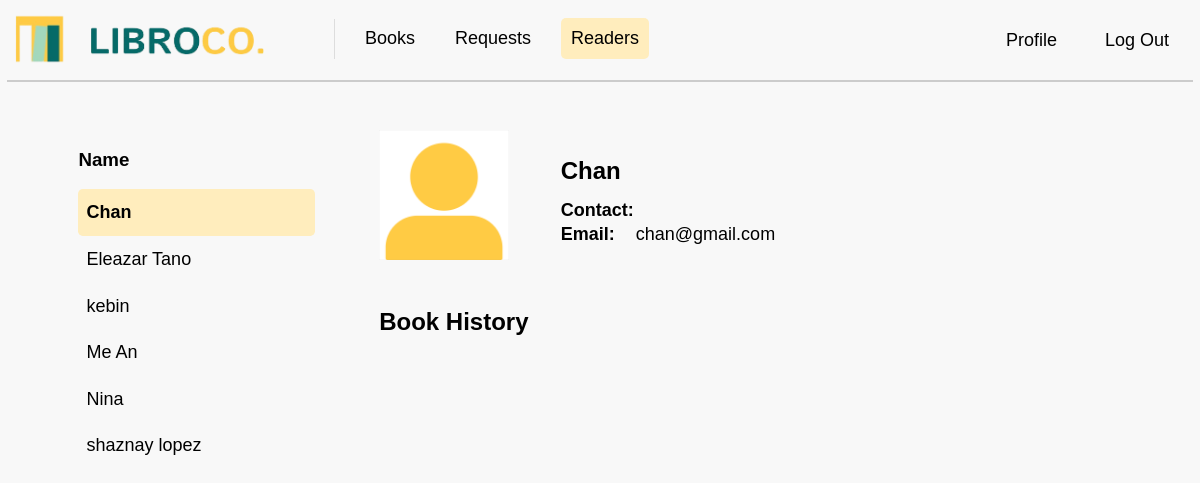
Before: /readers with the older database file.
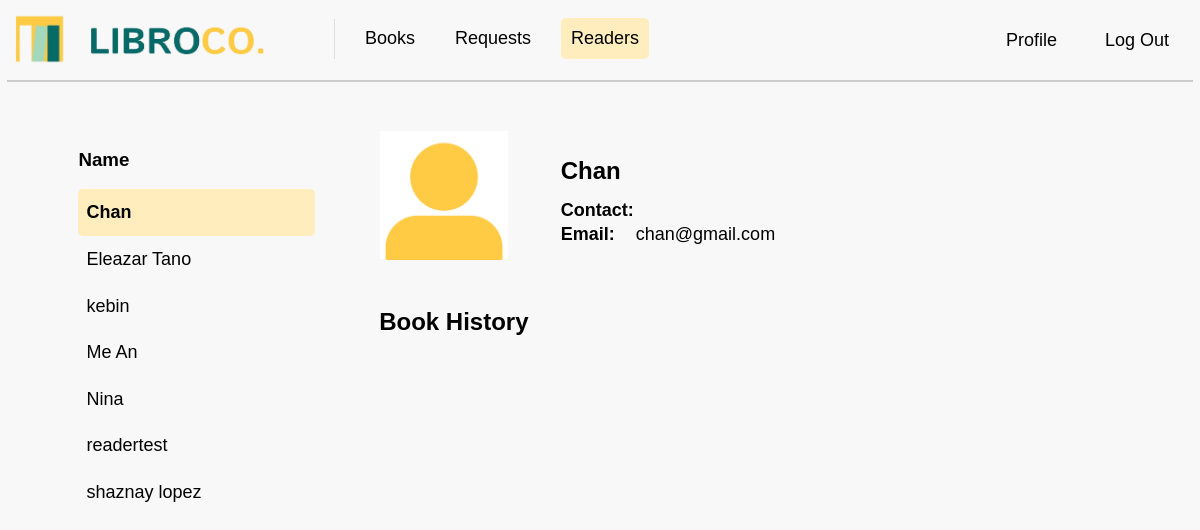
After: the same page with the newer database file.
### tables this page shows
CREATE TABLE "users" (
	"user_id"	INTEGER PRIMARY KEY AUTOINCREMENT,
	"user_name"	TEXT,
	"user_email"	TEXT,
	"user_password"	TEXT UNIQUE,
	"user_contact"	TEXT,
	"user_code"	TEXT
);

### app.py (the view)
@app.route("/readers")
def readers():
    all_users = getall_records("users")
    readers = [user for user in all_users if user["user_id"] != 1]
    readers_with_history = []
    for reader in readers:
        reader_id = reader['user_id']
        sql_history = """
            SELECT books.book_title
            FROM requests
            JOIN books ON requests.book_id = books.book_id
            WHERE requests.user_id = ?
        """
        history = getprocess(sql_history, (reader_id,))
        sql_image = """
            SELECT user_image
            FROM profileimages
            WHERE user_id = ?
        """
        user_image = getprocess(sql_image, (reader_id,))
        image_path = f"static/{user_image[0]['user_image']}" if user_image else url_for('static', filename='images/default_profile.png')
        readers_with_history.append({
            "name": reader["user_name"],
            "contact": reader["user_contact"] or "",
            "email": reader["user_email"],
            "history": [h['book_title'] for h in history],
            "user_image": image_path  # Pass the relative image path to the template
        })
    readers_with_history = sorted(readers_with_history, key=lambda x: x['name'].lower())
    return render_template("readers.html", readers=readers_with_history)

### app.py (called while the page is built)
@app.before_request
def before_request():
    print("Session data:", session)

### dbhelper.py (called while the page is built)
def getprocess(sql: str, params: tuple = ()) -> list:
    try:
        db = connect(database, timeout=30, check_same_thread=False)  # Adding timeout and thread safety
        db.row_factory = Row  # Ensure that rows are returned as dictionaries
        cursor = db.cursor()
        cursor.execute(sql, params)
        data = cursor.fetchall()  # Fetch the data
        return data
    except Error as e:
        print(f"SQLite error: {e}")
        return []
    finally:
        db.close()  # Ensure the connection is closed

def getall_records(table: str) -> list:
    try:
        db = connect(database, timeout=30, check_same_thread=False)
        db.row_factory = Row  # Ensures rows are returned as Row objects
        cursor = db.cursor()
        sql = f"SELECT * FROM `{table}`"
        cursor.execute(sql)
        data = cursor.fetchall()
        return [dict(row) for row in data]
    except Error as e:
        print(f"SQLite error: {e}")
        return []
    finally:
        db.close()  # Ensure the connection is closed

### templates/readers.html (shortened to what this page needs)
<!DOCTYPE html>
<html>
<head>
    <link rel="stylesheet" href="{{ url_for('static', filename='css/mainstyle.css') }}">
    <link rel="stylesheet" href="{{ url_for('static', filename='css/readersStyles.css') }}">
</head>
<body>
    <nav>
        <a class="navbar-brand" href="{{ url_for('books') }}">
            <img src="{{ url_for('static', filename='images/logo.png') }}" class="logo" width="250" height="50"
                alt="LibroCo. Logo">
        </a>
        <div class="navbar-links">
            <a href="{{ url_for('books') }}">Books</a>
            <a href="{{ url_for('requests') }}">Requests</a>
            <a href="{{ url_for('readers') }}" class="active">Readers</a>
        </div>
        <div class="navbar-right">
            <a href="{{ url_for('profile') }}">Profile</a>
            <a href="{{ url_for('logout') }}">Log Out</a>
        </div>
    </nav>
    <div class="divider"></div>
    <div class="container">
        <div class="readers_container">
            <h3 class="readers_header">Name</h3>
            <ol class="readers_list">
                {% for reader in readers %}
                <li data-name="{{ reader.name }}"
                    data-email="{{ reader.email }}"
                    data-contact="{{ reader.contact }}"
                    data-history="{{ ', '.join(reader.history) }}"
                    data-image="{{ reader.user_image }}"
                    onclick="showReaderDetails(this)">
                    {{ reader.name }}
                </li>
                {% endfor %}
            </ol>
        </div>
        <div class="main_content">
            <div class="profile_container">
                <div class="profile_image">
                    {% if readers %}
                        <img src="{{ url_for('static', filename=(readers[0].user_image if readers[0].user_image else 'images/default_profile.png')) }}" alt="Profile Image">
                    {% else %}
                        <img src="{{ url_for('upload_image', filename=reader.user_image) }}" alt="Profile Image">
                    {% endif %}
                </div>
                <div class="profile_details">
                    <h3 class="name">{{ readers[0].name if readers else 'No Readers' }}</h3>
                    <h5 class="label">Contact: </h5>
                    <h5 class="label">Email: <span class="email_details">{{ readers[0].email if readers else ''
                            }}</span></h5>
                </div>
            </div>
            <div class="book_history">
                <h3 class="book_history_header">Book History</h3>
            </div>
        </div>
    </div>
</body>
</html>

### static/css/mainstyle.css (style rules this page uses)
.navbar-right a { transition: background-color 0.3s ease; margin-right: 8px; margin-top: 2px; }
body { background: #f8f8f8; background-repeat: no-repeat; background-attachment: fixed; background-size: 100% 100%; font-family: 'Istok Web', sans-serif; }
.logo { margin: -9px; margin-right: 0; margin-left: -9px; margin-top: -9px; }
nav { display: flex; justify-content: flex-start; align-items: center; padding: 5px; background-color: #f8f8f8; font-size: 18px; }
.navbar-brand { display: flex; align-items: center; text-decoration: none; color: black; margin-right: 40px; }
.navbar-links { display: flex; margin-top: -1px; margin-left: 0%; gap: 20px; font-size: 18px; }
.navbar-right { display: flex; margin-left: auto; gap: 20px; }
nav a { text-decoration: none; color: black; padding: 10px; font-family: Arial, Helvetica, sans-serif; transition: background-color 0.3s ease; }
.active { background-color: #ffedbd; border-radius: 5px; font-weight: normal; }
.divider { width: auto; height: 2px; background-color: #ccc; margin-top: 10px; margin-left: fixed; }

### static/css/readersStyles.css (style rules this page uses)
.divider { width: auto; height: 2px; background-color: #ccc; margin-top: 10px; margin-left: -1px; margin-right: -1px; }
.container { display: flex; justify-content: center; align-items: flex-start; gap: 2rem; width: 100%; margin-top: 3rem; box-sizing: border-box; }
.readers_container { display: flex; flex-direction: column; width: 20%; }
.readers_list { list-style-type: none; margin-top: 0.625rem; line-height: 1.7; font-size: 18px; word-break: break-all; max-height: 600px; overflow-y: auto; scrollbar-width: none; display:block; margin:0; padding:0; }
.readers_list li { cursor: pointer; white-space: nowrap; overflow: hidden; text-overflow: ellipsis; padding: 0.5rem; border-radius: 0.3rem; transition: background-color 0.3s ease; }
.readers_list li.selected { background-color: #FFEDBD; font-weight: bold; }
.main_content { width: 60%; display: flex; flex-direction: column; align-items: center; margin-left: 2rem; margin-right: 2rem; }
.profile_container { display: flex; justify-content: space-between; align-items: center; margin-left: auto; margin-right: auto; box-sizing: border-box; width: 100%; padding-right: 1rem; }
.profile_image { height: 8.125rem; width: 8.125rem; display: flex; justify-content: center; overflow: hidden; }
.profile_image img { width: 100%; height: 100%; object-fit: cover; }
.profile_details { margin-left: -0.45rem; height: auto; width: 70%; word-break: break-all; white-space: nowrap; overflow: hidden; text-overflow: ellipsis; }
.name { font-size: 24px; margin: 0; line-height: 2.3; margin-left: 1rem; }
.label, .contact_details, .email_details { margin: 0.125rem 0; line-height: 1.2; margin-left: 1rem; }
.label { font-weight: bold; font-size: 18px; }
.contact_details, .email_details { font-weight: normal; font-size: 18px; }
.book_history { display: flex; flex-direction: column; align-items: flex-start; margin-top: 2.125rem; margin-left: auto; margin-right: auto; box-sizing: border-box; width: 100%; max-height: 492px; overflow-y: auto; scrollbar-width: none; }
.book_history_header { margin: 0; text-align: left; line-height: 2.3; font-size: 24px; position: sticky; top: 0; background-color: #f8f8f8; }

Changed rows visible on the page:
added users: name "readertest"
